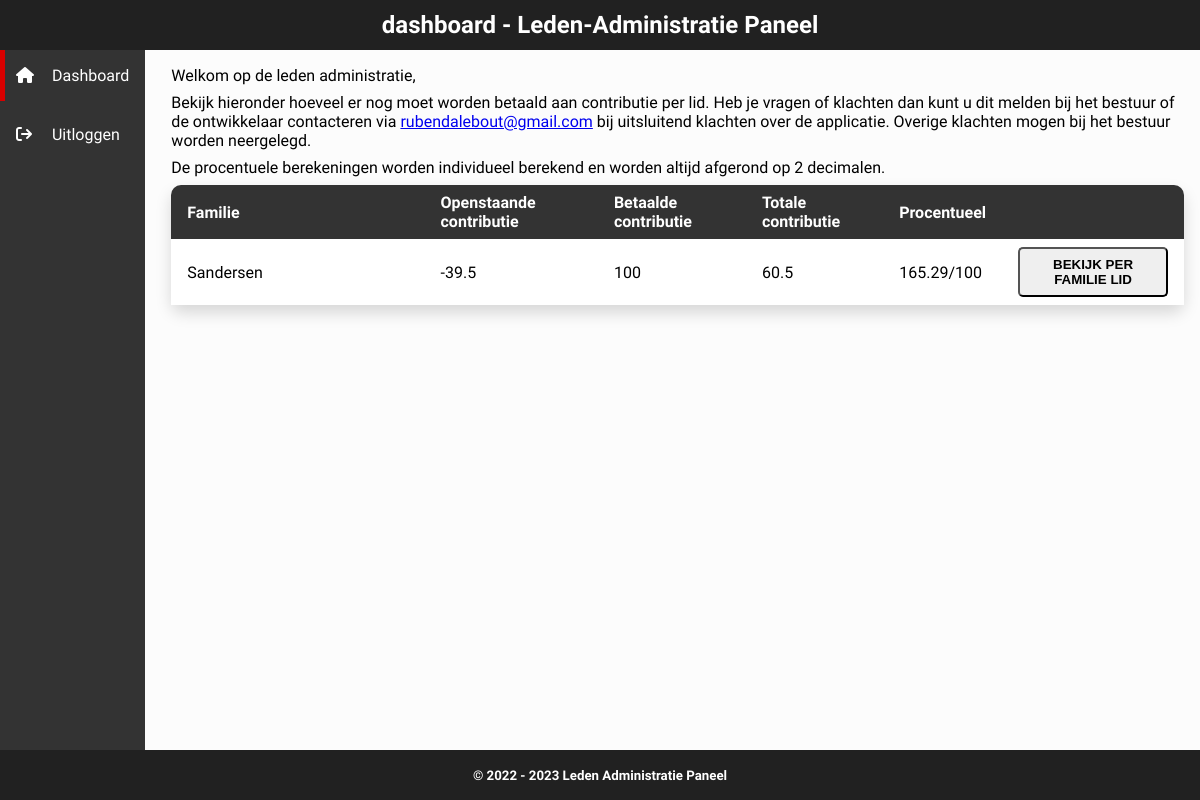
/dashboard.php (signed in), run on an earlier commit of the app's database.
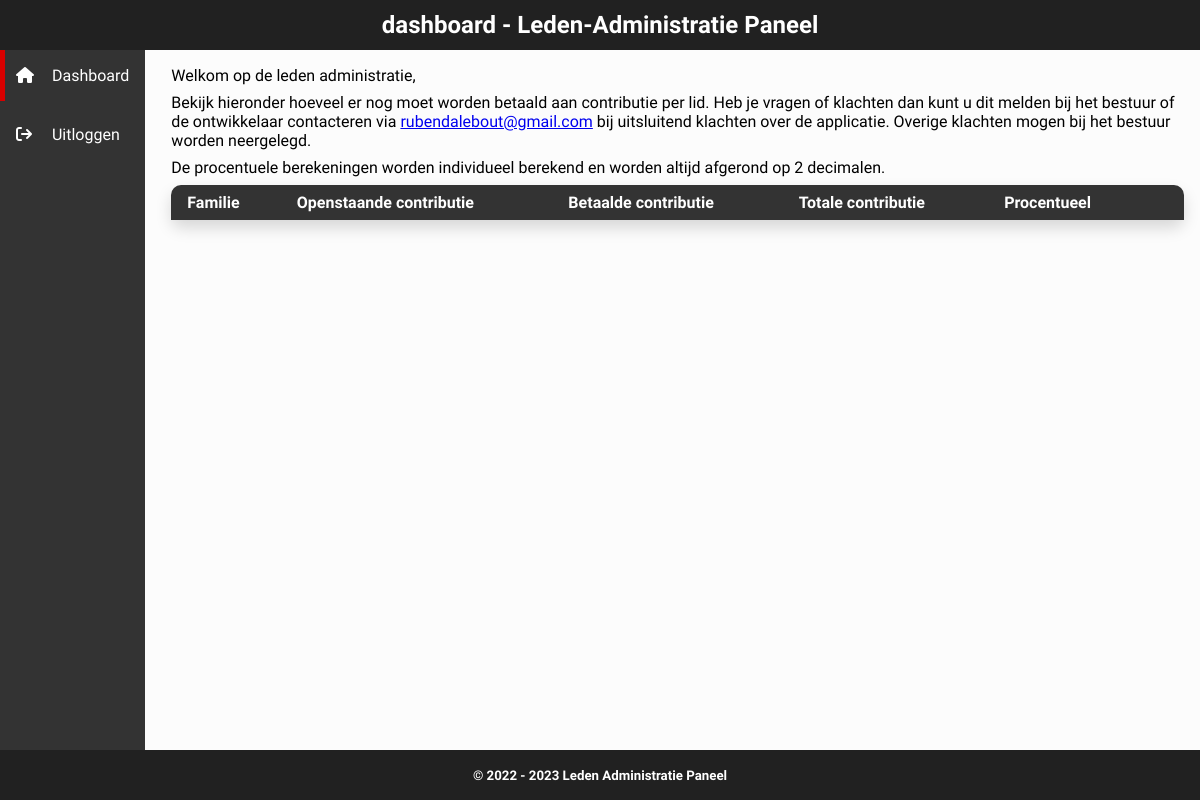
And on a later commit of the database.
### tables this page shows
CREATE TABLE `familie` (
  `ID` int(100) NOT NULL,
  `Naam` varchar(255) NOT NULL,
  `Adres` varchar(255) NOT NULL
);

CREATE TABLE `contributie` (
  `ID` int(11) NOT NULL,
  `Lid` int(100) NOT NULL,
  `Betaald` float NOT NULL DEFAULT '0',
  `Boekjaar` int(11) NOT NULL
);

### mvc/controller/controller.php (called while the page is built, shortened)
<?php
include_once("./mvc/model/Model.php");
class Controller {
    public $model;
    public function __construct() {
        $this->model = new Model();
    }
    public function listDashboard() {
        $families = $this->model->getFamiliesList();
        foreach($families as $family) {
            $family->members = $this->model->getFamilyMembers($family->ID);
            $family->open_contribution = 0;
            $family->payed_contribution = 0;
            $family->total_contribution = 0;
            foreach($family->members as $member) {
                $member->memberType = $this->model->getMemberType($member->memberType);
                $member->contributions = $this->model->getContributions($member->ID);
                $member->open_contribution = 0;
                $member->payed_contribution = 0;
                $member->total_contribution = 0;
                foreach($member->contributions as $contribution) {
                    $contribution->bookyear = $this->model->getBookYear($contribution->bookyear);
                    $family->open_contribution = floatval($family->open_contribution) + (floatval($contribution->bookyear->agePrice($member->age(), $member->memberType->procentage)) - floatval($contribution->payed));
                    $family->payed_contribution = floatval($family->payed_contribution) + floatval($contribution->payed);
                    $family->total_contribution = floatval($family->total_contribution) + floatval($contribution->bookyear->agePrice($member->age(), $member->memberType->procentage));
                    $member->open_contribution = floatval($member->open_contribution) + (floatval($contribution->bookyear->agePrice($member->age(), $member->memberType->procentage)) - floatval($contribution->payed));
                    $member->payed_contribution = floatval($member->payed_contribution) + floatval($contribution->payed);
                    $member->total_contribution = floatval($member->total_contribution) + floatval($contribution->bookyear->agePrice($member->age(), $member->memberType->procentage));
                }
            }
        }
        include './mvc/view/dashboardlist.php';
    }
}

### mvc/model/Model.php (called while the page is built, shortened)
<?php
include_once("./mvc/model/Family.php");
class Model {
    public function getFamiliesList() {
        include 'inc/process/connect.php';
        $families = array();
        try {
            $stmt = $conn->prepare("SELECT * FROM familie");
            $stmt->execute();
            while ($row = $stmt->fetch(PDO::FETCH_ASSOC)) {
                $families[] = new Family($row['ID'], $row['Naam'], $row['Adres']);
            }
        } catch(PDOException $e) {
            echo '<div class="message failure"><p><strong>Foutmelding:</strong> ' . $e->getMessage() . '</p></div>';
            return null;
        }
        return $families;
    }
    public function getFamilyMembers($family = 0, $memberType = 0) {
        include 'inc/process/connect.php';
        $familyMembers = [];
        try {
            $stmt = $conn->prepare("SELECT * FROM familielid WHERE Familie = :family OR SoortLid = :membertype");
            $stmt->execute([
                'family' => $family,
                'membertype' => $memberType
            ]);
            while ($row = $stmt->fetch(PDO::FETCH_ASSOC)) {
                $familyMembers[] = new FamilyMember($row['ID'], $row['Naam'], $row['Familie'], $row['Geboortedatum'], $row['SoortLid']);
            }
        } catch(PDOException $e) {
            echo '<div class="message failure"><p><strong>Foutmelding:</strong> ' . $e->getMessage() . '</p></div>';
            return null;
        }
        return $familyMembers;
    }
    public function getContributions($member) {
        include 'inc/process/connect.php';
        $contributions = [];
        try {
            $stmt = $conn->prepare("SELECT * FROM contributie WHERE Lid = :member");
            $stmt->execute([
                'member' => $member
            ]);
            while ($row = $stmt->fetch(PDO::FETCH_ASSOC)) {
                $contributions[] = new Contribution($row['ID'], $row['Lid'], $row['Betaald'], $row['Boekjaar']);
            }
        } catch(PDOException $e) {
            echo '<div class="message failure"><p><strong>Foutmelding:</strong> ' . $e->getMessage() . '</p></div>';
            return null;
        }
        return $contributions;
    }
}
?>

### mvc/model/Family.php (called while the page is built, shortened)
<?php
class Family {
    public function __construct($ID, $name, $address) {
        $this->ID = $ID;
        $this->name = $name;
    }
}
?>

### mvc/view/dashboardlist.php (the view, shortened to what this page needs)
<table>
    <thead>
        <tr>
            <th>Familie</th>
            <th>Openstaande contributie</th>
            <th>Betaalde contributie</th>
            <th>Totale contributie</th>
            <th>Procentueel</th>
            <th></th>
        </tr>
    </thead>
    <tbody>
        <?php foreach($families as $family) { ?>
        <tr>
            <td width="25%"><?php echo $family->name; ?></td>
            <td><?php echo $family->open_contribution; ?></td>
            <td><?php echo $family->payed_contribution; ?></td>
            <td><?php echo $family->total_contribution; ?></td>
            <td><?php echo round((floatval($family->payed_contribution)/ ($family->total_contribution > 0 ? $family->total_contribution : 1)) * 100, 2); ?>/100</td>
            <td>
                <button show-row="<?php echo $family->ID; ?>">Bekijk per familie lid</button>
            </td>
        </tr>
        <?php } ?>
    </tbody>
</table>

### inc/templates/header.php (shortened to what this page needs)
<?php
include_once('mvc/controller/controller.php');
?>
<!DOCTYPE html>
<html lang="nl">
<head>
    <link rel="stylesheet" id="fontawesome-icons" href="./inc/libraries/fontawesome/css/all.min.css">
    <link rel="stylesheet" id="main-stylesheet" href="./assets/css/main.min.css">
</head>
<body>
    <header>
        <section>
          <h1><?php echo basename(substr($_SERVER['SCRIPT_NAME'], 1), '.php'); ?> - Leden-Administratie Paneel</h1>
        </section>
    </header>
    <main>
        <nav>
            <ul>
                <li>
                    <a href="./dashboard.php" <?php if (basename(substr($_SERVER['SCRIPT_NAME'], 1), '.php') === 'dashboard') echo 'class="active"'; ?>><i class="fa-solid fa-house"></i> Dashboard</a>
                </li>
                <li>
                    <a href="./logout.php"><i class="fa-solid fa-arrow-right-from-bracket"></i> Uitloggen</a>
                </li>
            </ul>
        </nav>

### dashboard.php
    <?php include './inc/templates/header.php'; ?>
        <section class="text-black">
            <p>Welkom op de leden administratie,</p>
            <p>Bekijk hieronder hoeveel er nog moet worden betaald aan contributie per lid. Heb je vragen of klachten dan kunt u dit melden bij het bestuur of de ontwikkelaar contacteren via <a href="mailto:rubendalebout@gmail.com">rubendalebout@gmail.com</a> bij uitsluitend klachten over de applicatie. Overige klachten mogen bij het bestuur worden neergelegd.</p>
            <p>De procentuele berekeningen worden individueel berekend en worden altijd afgerond op 2 decimalen.</p>
            <?php $controller->listDashboard(); ?>
        </section>
    <?php include './inc/templates/footer.php'; ?>
</body>
</html>

### inc/templates/footer.php
    </main>
<footer class="text-center">
    <h5>&copy; 2022 - <?php echo date('Y', strtotime('+1 years')); ?> Leden Administratie Paneel</h5>
</footer>

What changed in the data, as far as the page shows it:
removed familie: Naam "Sandersen", open_contribution "-39.5", total_contribution "60.5"
removed contributie: Betaald "100", Betaald "165.29"
